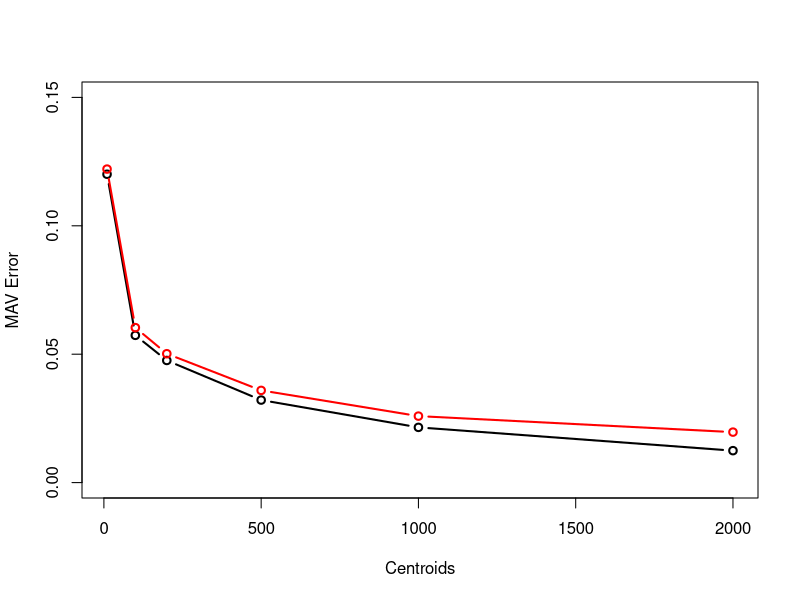

R code for this plot:
set.seed(4)

pad = function(x, pad.size=500) {
    c(rep(0,pad.size), x, rep(0,pad.size))
}

impulse = function(n=32, f=n/2, pad.size=500) {
    t = 1:(2*n) - n - 1 + 1e-8
    v = sin(t/f * pi)/t * cos(t/2/n*pi)^2
    n = pad(rnorm(length(t)), n * 3)
    convolve(n,v, type="filter")
}

encode = function(win, dict) {
    dot = win %*% dict
    t(apply(dot, 1, function(v) {
        mx = max(abs(v))
        k = which(abs(v)==mx)[1]
        c(k, v[k])
    }))
}

decode = function(data, dict) {
    n = dim(data)[1]
    r = rep(0, (n+1)*16)
    for (i in 1:n) {
        k = data[i,1]
        v = data[i,2]
        off = (i-1)*16
        r[off + 1:32] = r[off + 1:32] + dict[,k] * v
    }
    r
}

reconstruction.error = function(data, dict) {
    rx = window(data)
    kx = encode(rx, dict)
    rz = decode(kx, dict)
    n = length(rz)
    mean(abs(data[15 + 1:n] - rz))    
}

generate = function(windows, v.1, v.2) {
    r = rep(0, 16 * windows)
    t = 0
    while (t < length(r) - length(v.1)) {
        t = t + -0.5 * length(v.1) * log(runif(1))
        flip = rnorm(1) > 0
        n1 = floor(t)
        n2 = n1 + length(v.1) - 1
        if (n2 > length(r)) {
            return(r)
        }
        r[n1:n2] = r[n1:n2] + v.1*flip + v.2*(1-flip)
    }
    r
}


v.1 = impulse(64, 8)
v.2 = impulse(64, 8)

training.data = generate(10000, v.1, v.2)
test.data = generate(10000, v.1, v.2)


mag = function(v) {
    sqrt(sum(v^2))
}

window = function(data, window.size=32) {
    n = floor(2 * length(data)/window.size)
    w = sin((0:(window.size-1))/window.size * pi)^2
    t(apply(matrix(1:(n-window.size/2), ncol=1), 1, function(i) {
        n = i*16
        w * data[n:(n+window.size-1)]
    }))
}

rx = window(training.data)

k.10 = kmeans(rx, centers=10, nstart=10)
c.10 = apply(k.10$centers,1,function(v){v/mag(v)})
x.10 = reconstruction.error(training.data, c.10)
y.10 = reconstruction.error(test.data, c.10)
print(10)

k.100 = kmeans(rx, centers=100, nstart=10, iter.max=20)
c.100 = apply(k.100$centers,1,function(v){v/(1e-100 + mag(v))})
x.100 = reconstruction.error(training.data, c.100)
y.100 = reconstruction.error(test.data, c.100)
print(100)

k.200 = kmeans(rx, centers=200, nstart=10, iter.max=30)
c.200 = apply(k.200$centers,1,function(v){v/(1e-100 + mag(v))})
x.200 = reconstruction.error(training.data, c.200)
y.200 = reconstruction.error(test.data, c.200)
print(200)

k.500 = kmeans(rx, centers=500, nstart=10, iter.max=30)
c.500 = apply(k.500$centers,1,function(v){v/(1e-100 + mag(v))})
x.500 = reconstruction.error(training.data, c.500)
y.500 = reconstruction.error(test.data, c.500)
print(500)

k.1000 = kmeans(rx, centers=1000, nstart=5, iter.max=10)
c.1000 = apply(k.1000$centers,1,function(v){v/(1e-100 + mag(v))})
x.1000 = reconstruction.error(training.data, c.1000)
y.1000 = reconstruction.error(test.data, c.1000)
print(1000)

k.2000 = kmeans(rx, centers=2000, nstart=5, iter.max=10)
c.2000 = apply(k.2000$centers,1,function(v){v/(1e-100 + mag(v))})
x.2000 = reconstruction.error(training.data, c.2000)
y.2000 = reconstruction.error(test.data, c.2000)
print(2000)

pdf(file="time-series.pdf", width=5, height=5)
plot(c(10,100,200,500,1000,2000), c(x.10, x.100, x.200, x.500, x.1000, x.2000), 
     type='b', lwd=2, xlab="Centroids", ylab="MAV Error",
     ylim=c(0,0.15))

lines(c(10,100,200,500,1000,2000), c(y.10, y.100, y.200, y.500, y.1000, y.2000), 
     type='b', lwd=2, col='red')
dev.off()

                                             
